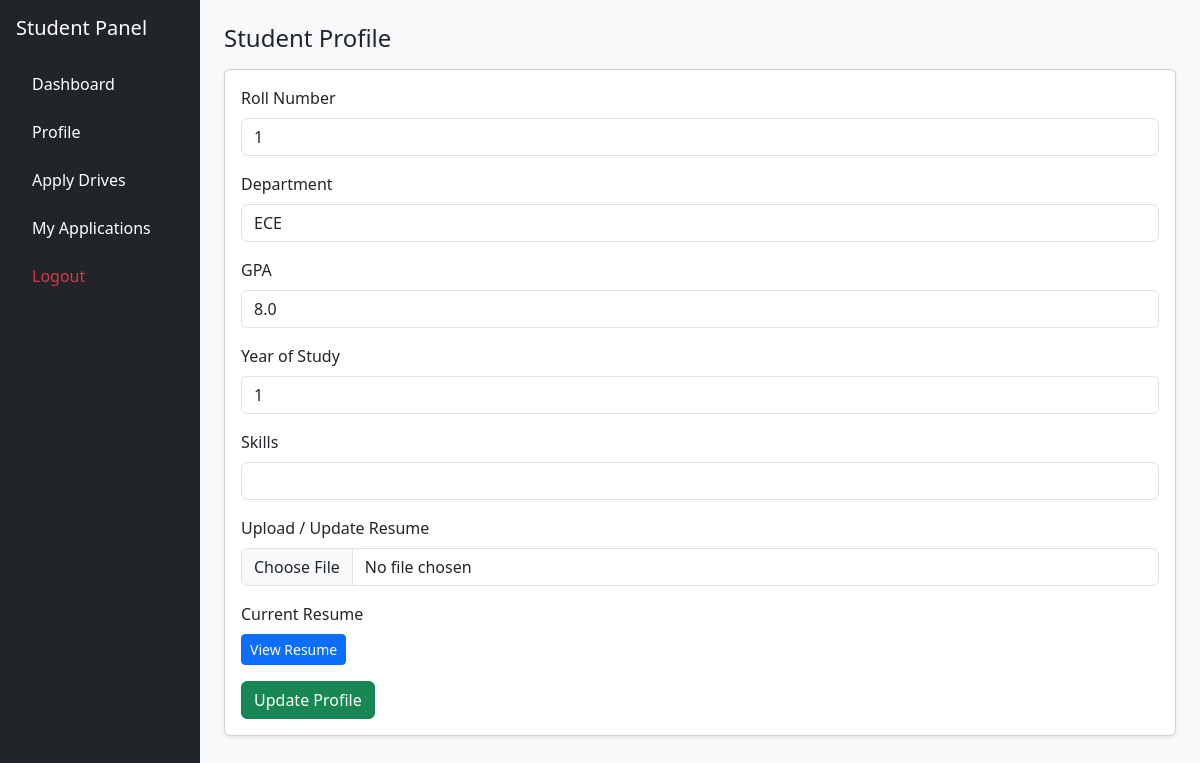
Before: /student/profile (signed in) with the older database file.
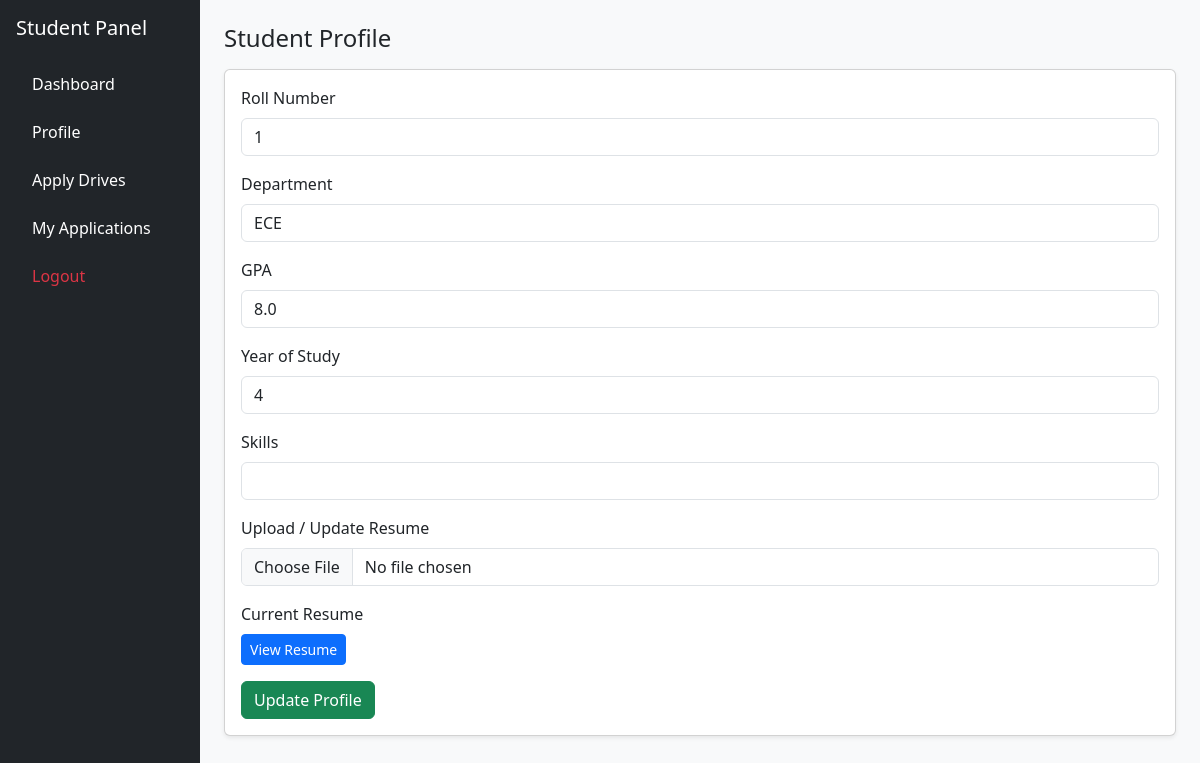
After: the same page with the newer database file.
### application/models.py (models this page shows)
class Student(db.Model):
    id = db.Column(db.Integer, primary_key=True)
    userId = db.Column(db.Integer, db.ForeignKey('user.id'), nullable=False)
    rollNumber = db.Column(db.String(20), unique=True, nullable=False)
    department = db.Column(db.String(50), nullable=False)
    gpa = db.Column(db.Float, nullable=False)
    resume = db.Column(db.String(200), nullable=True)  # Path to resume file
    yearOfStudy = db.Column(db.Integer, nullable=False)
    applications = db.relationship("Application",back_populates="student", cascade="all, delete-orphan" )

### application/controllers.py (the view, shortened to what this page needs)
@app.route("/student/profile", methods=["GET", "POST"])
@login_required
def view_student_profile():
    student = Student.query.filter_by(userId=current_user.id).first()
    return render_template("studentprofile.html", student=student)

### app.py (called while the page is built)
def create_app():
    app = Flask(__name__)
    app.config['SECRET_KEY'] = "afgjke12359754iloyuremane45j"
    app.config['SQLALCHEMY_DATABASE_URI'] = 'sqlite:///placement_portal.sqlite3'
    app.config['SQLALCHEMY_TRACK_MODIFICATIONS'] = False
    app.debug = True
    db.init_app(app)
    login_manager.init_app(app)
    login_manager.login_view = "login"
    @login_manager.user_loader
    def load_user(user_id):
        if not user_id:
            return None
        try:
            uid = int(user_id)
        except Exception:
            return None
        user = User.query.get(uid)
        if user:
            return user
        return Company.query.get(uid)
    return app

### templates/studentprofile.html (shortened to what this page needs)
<!DOCTYPE html>
<html>
<head>
<link href="https://cdn.jsdelivr.net/npm/bootstrap@5.3.0/dist/css/bootstrap.min.css" rel="stylesheet">
</head>
<body class="bg-light">
<div class="container-fluid">
<div class="row">
<div class="col-md-3 col-lg-2 bg-dark text-white min-vh-100 p-3">
<h5 class="mb-4">Student Panel</h5>
<ul class="nav flex-column">
<li class="nav-item mb-2">
<a href="/student" class="nav-link text-white">Dashboard</a>
</li>
<li class="nav-item mb-2">
<a href="/student/profile" class="nav-link text-white">Profile</a>
</li>
<li class="nav-item mb-2">
<a href="/student/drives" class="nav-link text-white">Apply Drives</a>
</li>
<li class="nav-item mb-2">
<a href="/student/applications" class="nav-link text-white">My Applications</a>
</li>
<li class="nav-item">
<a href="/logout" class="nav-link text-danger">Logout</a>
</li>
</ul>
</div>
<div class="col-md-9 col-lg-10 p-4">
<h4>Student Profile</h4>
<div class="card shadow-sm mt-3">
<div class="card-body">
<form method="POST" enctype="multipart/form-data">
<div class="mb-3">
<label class="form-label">Roll Number</label>
<input
name="rollNumber"
class="form-control"
value="{{student.rollNumber}}"
required
pattern="[A-Za-z0-9\-]+"
title="Roll number should contain letters, numbers or hyphens only">
</div>
<div class="mb-3">
<label class="form-label">Department</label>
<input
name="department"
class="form-control"
value="{{student.department}}"
required
pattern="[A-Za-z\s]{2,50}"
title="Department should contain only letters and spaces">
</div>
<div class="mb-3">
<label class="form-label">GPA</label>
<input
type="number"
name="gpa"
class="form-control"
value="{{student.gpa}}"
required
min="0"
max="10"
step="0.01"
title="GPA must be between 0 and 10">
</div>
<div class="mb-3">
<label class="form-label">Year of Study</label>
<input
type="number"
name="yearOfStudy"
class="form-control"
value="{{student.yearOfStudy}}"
required
min="1"
max="5"
title="Year must be between 1 and 5">
</div>
<div class="mb-3">
<label class="form-label">Skills</label>
<input
name="skills"
class="form-control"
value="{{student.skills}}"
required
pattern="[A-Za-z,\s]+"
title="Enter skills separated by commas">
</div>
<div class="mb-3">
<label class="form-label">Upload / Update Resume</label>
<input
type="file"
name="resume"
class="form-control"
accept=".pdf,.doc,.docx"
title="Upload PDF or Word document">
</div>
{% if student.resume %}
<div class="mb-3">
<label class="form-label">Current Resume</label>
<br>
<a href="/resume/{{student.resume}}"
class="btn btn-primary btn-sm"
target="_blank">
View Resume
</a>
</div>
{% endif %}
<button class="btn btn-success">
Update Profile
</button>
</form>
</div>
</div>
</div>
</div>
</div>
</body>
</html>

Changed rows visible on the page:
changed Student "ECE": yearOfStudy "1" → "4"
